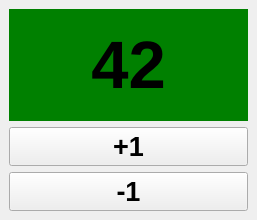
<?xml version="1.0" encoding="UTF-8"?>
<ui version="4.0">
 <class>MainWindow</class>
 <widget class="QMainWindow" name="MainWindow">
  <property name="windowModality">
   <enum>Qt::WindowModality::WindowModal</enum>
  </property>
  <property name="geometry">
   <rect>
    <x>0</x>
    <y>0</y>
    <width>257</width>
    <height>220</height>
   </rect>
  </property>
  <property name="windowTitle">
   <string>CrappyCounter</string>
  </property>
  <widget class="QWidget" name="centralwidget">
   <property name="sizePolicy">
    <sizepolicy hsizetype="Expanding" vsizetype="Expanding">
     <horstretch>0</horstretch>
     <verstretch>0</verstretch>
    </sizepolicy>
   </property>
   <layout class="QVBoxLayout" name="verticalLayout_2">
    <item>
     <widget class="QLabel" name="lbl_number">
      <property name="font">
       <font>
        <pointsize>50</pointsize>
        <bold>true</bold>
       </font>
      </property>
      <property name="styleSheet">
       <string notr="true">background-color: green</string>
      </property>
      <property name="text">
       <string>42</string>
      </property>
      <property name="alignment">
       <set>Qt::AlignmentFlag::AlignCenter</set>
      </property>
     </widget>
    </item>
    <item>
     <widget class="QPushButton" name="btnInc">
      <property name="font">
       <font>
        <pointsize>20</pointsize>
        <bold>true</bold>
       </font>
      </property>
      <property name="text">
       <string>+1</string>
      </property>
     </widget>
    </item>
    <item>
     <widget class="QPushButton" name="btnDec">
      <property name="font">
       <font>
        <pointsize>20</pointsize>
        <bold>true</bold>
       </font>
      </property>
      <property name="text">
       <string>-1</string>
      </property>
     </widget>
    </item>
   </layout>
  </widget>
 </widget>
 <resources/>
 <connections/>
</ui>
